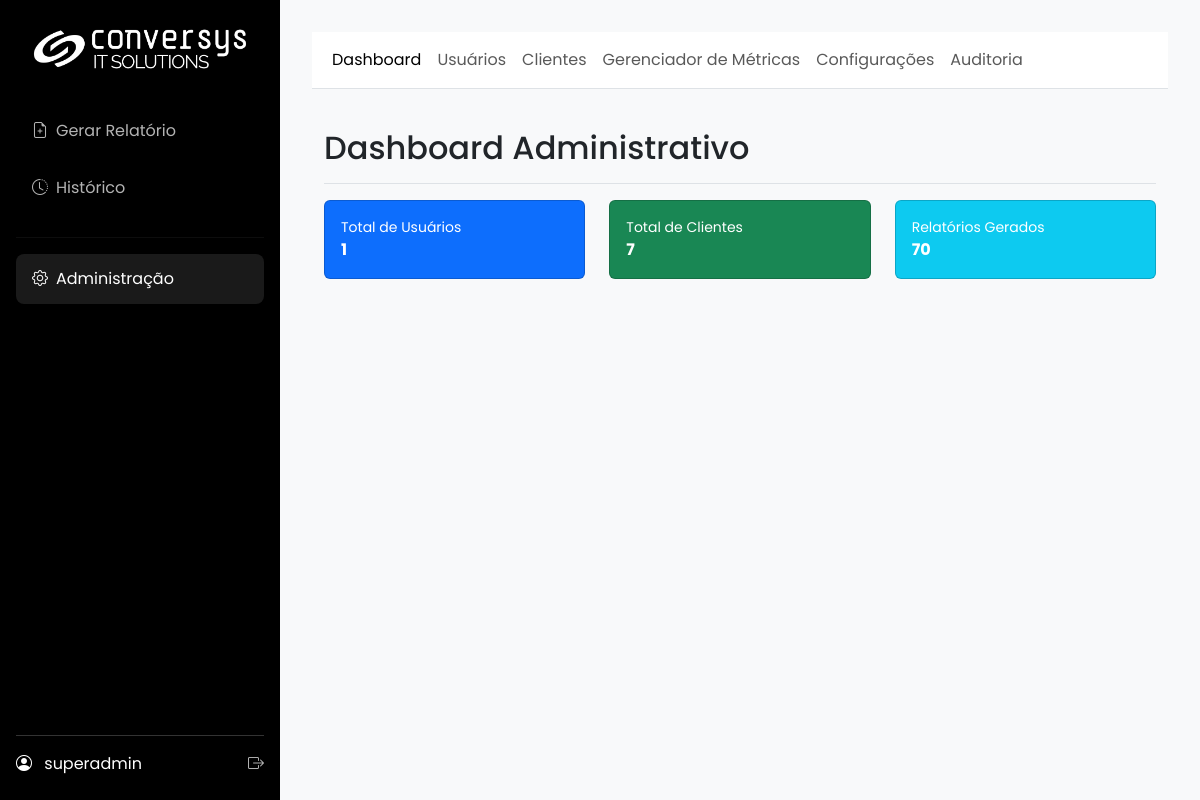
The page /admin/ (signed in) on the database its author committed.
### app/models.py (models this page shows, shortened)
class SystemConfig(db.Model):
    id = db.Column(db.Integer, primary_key=True)
    company_name = db.Column(db.String(100), default="Conversys IT Solutions")
    footer_text = db.Column(db.String(255), default=f"Conversys IT Solutions Copyright {dt.datetime.now().year} – Todos os direitos Reservados | Política de privacidade")
    primary_color = db.Column(db.String(7), default="#2c3e50")
    secondary_color = db.Column(db.String(7), default="#3498db")
    logo_dark_bg_path = db.Column(db.String(255), nullable=True)
    logo_light_bg_path = db.Column(db.String(255), nullable=True)
    login_background_path = db.Column(db.String(255), nullable=True)
    default_cover_path = db.Column(db.String(255), nullable=True)
    color_scheme = db.Column(db.String(10), default="light")
    color_bg_main = db.Column(db.String(7), default="#f8f9fa")
    color_bg_card = db.Column(db.String(7), default="#ffffff")
    color_text_light = db.Column(db.String(7), default="#212529")
    color_border = db.Column(db.String(7), default="#dee2e6")
    login_media_path = db.Column(db.String(255), nullable=True)
    report_cover_path = db.Column(db.String(255), nullable=True)
    report_final_page_path = db.Column(db.String(255), nullable=True)

class User(UserMixin, db.Model):
    id = db.Column(db.Integer, primary_key=True)
    username = db.Column(db.String(64), index=True, unique=True)
    email = db.Column(db.String(120), index=True, unique=True)
    password_hash = db.Column(db.String(256))
    role_id = db.Column(db.Integer, db.ForeignKey('role.id'))
    reports = db.relationship('Report', backref='user', lazy='dynamic')
    clients = db.relationship('Client', secondary=user_client_association, back_populates='users')
    def has_role(self, role_name):
        return self.role.name == role_name

### app/admin/routes.py (the view)
@admin.route('/')
@admin_required
def dashboard():
    rid = _ensure_request_id()
    _log_debug("Acessando dashboard do admin")
    try:
        stats = {
            'users': User.query.count(),
            'clients': Client.query.count(),
            'reports': Report.query.count()
        }
        _log_debug("Estatísticas carregadas", **stats)
    except Exception as e:
        current_app.logger.error(
            f"[{rid}] Erro ao carregar estatísticas do dashboard: {e}", exc_info=True
        )
        stats = {'users': 0, 'clients': 0, 'reports': 0}
        flash('Não foi possível carregar as estatísticas do dashboard.', 'warning')
    return render_template('admin/dashboard.html', title="Dashboard", stats=stats)

### app/__init__.py (called while the page is built)
@login_manager.user_loader
def load_user(user_id):
    from .models import User
    return db.session.get(User, int(user_id))

def _ensure_request_id():
    rid = getattr(g, "request_id", None)
    if not rid:
        rid = uuid.uuid4().hex
        g.request_id = rid
    return rid

### app/admin/routes.py (called while the page is built)
def _ensure_request_id():
    if not getattr(g, "request_id", None):
        g.request_id = uuid.uuid4().hex
    return g.request_id

def _log_debug(msg, **extra):
    rid = _ensure_request_id()
    payload = {"rid": rid, **extra}
    try:
        current_app.logger.debug(f"{msg} | {payload}")
    except Exception:
        print(f"DEBUG {msg} | {payload}")

### app/main/routes.py (called while the page is built, shortened)
@main.before_app_request
def before_request_func():
    cfg = SystemConfig.query.first()
    g.sys_config = cfg

### app/utils.py (called while the page is built)
def admin_required(f):
    @wraps(f)
    @login_required
    def decorated_function(*args, **kwargs):
        if not (current_user.has_role('admin') or current_user.has_role('super_admin')):
            flash('Acesso negado. Você não tem permissão para acessar esta área.', 'danger')
            return redirect(url_for('main.gerar_form'))
        return f(*args, **kwargs)
    return decorated_function

### app/templates/admin/dashboard.html (shortened to what this page needs)
{% extends 'admin/base.html' %}
{% block admin_content %}
<div class="container-fluid">
    <div class="d-flex justify-content-between flex-wrap flex-md-nowrap align-items-center pt-3 pb-2 mb-3 border-bottom">
        <h1 class="h2">Dashboard Administrativo</h1>
    </div>
    <div class="row">
        <div class="col-md-4 mb-4">
            <div class="card text-white bg-primary h-100">
                <div class="card-body">
                    <div class="d-flex justify-content-between align-items-center">
                        <div class="me-3">
                            <div class="text-white-75 small">Total de Usuários</div>
                            <div class="text-lg fw-bold">{{ stats.users }}</div>
                        </div>
                    </div>
                </div>
            </div>
        </div>
        <div class="col-md-4 mb-4">
            <div class="card text-white bg-success h-100">
                <div class="card-body">
                    <div class="d-flex justify-content-between align-items-center">
                        <div class="me-3">
                            <div class="text-white-75 small">Total de Clientes</div>
                            <div class="text-lg fw-bold">{{ stats.clients }}</div>
                        </div>
                    </div>
                </div>
            </div>
        </div>
        <div class="col-md-4 mb-4">
            <div class="card text-white bg-info h-100">
                <div class="card-body">
                    <div class="d-flex justify-content-between align-items-center">
                        <div class="me-3">
                            <div class="text-white-75 small">Relatórios Gerados</div>
                            <div class="text-lg fw-bold">{{ stats.reports }}</div>
                        </div>
                    </div>
                </div>
            </div>
        </div>
    </div>
</div>
{% endblock %}

### app/templates/base.html (shortened to what this page needs)
<!DOCTYPE html>
<html lang="pt-br" data-bs-theme="{{ g.sys_config.color_scheme | default('dark') }}">
<head>
    <link href="https://cdn.jsdelivr.net/npm/bootstrap@5.3.3/dist/css/bootstrap.min.css" rel="stylesheet">
    <link rel="stylesheet" href="https://cdn.jsdelivr.net/npm/bootstrap-icons@1.11.3/font/bootstrap-icons.min.css">
</head>
<body>
    <div class="d-flex">
        <div class="sidebar">
            <a href="{{ url_for('main.index') }}" class="logo">
                {% if g.sys_config.logo_dark_bg_path %}
                    <img src="{{ url_for('main.uploaded_file', filename=g.sys_config.logo_dark_bg_path) }}" alt="Logo">
                {% else %}
                    <span>{{ g.sys_config.company_name }}</span>
                {% endif %}
            </a>
            <ul class="nav flex-column">
                <li><a href="{{ url_for('main.gerar_form') }}" class="nav-link {% if request.endpoint == 'main.gerar_form' %}active{% endif %}"><i class="bi bi-file-earmark-plus me-2"></i>Gerar Relatório</a></li>
                <li><a href="{{ url_for('main.history') }}" class="nav-link {% if request.endpoint == 'main.history' %}active{% endif %}"><i class="bi bi-clock-history me-2"></i>Histórico</a></li>
                {% if current_user.has_role('admin') or current_user.has_role('super_admin') %}
                <hr style="border-color: rgba(255,255,255,0.2);">
                <li><a href="{{ url_for('admin.dashboard') }}" class="nav-link {% if 'admin.' in request.endpoint %}active{% endif %}"><i class="bi bi-gear me-2"></i>Administração</a></li>
                {% endif %}
            </ul>
            <div class="user-info">
                <div class="d-flex justify-content-between align-items-center">
                    <div>
                        <i class="bi bi-person-circle me-2"></i>
                        <span>{{ current_user.username }}</span>
                    </div>
                    <a href="{{ url_for('auth.logout') }}" title="Sair"><i class="bi bi-box-arrow-right"></i></a>
                </div>
            </div>
        </div>
        <div class="main-content flex-grow-1">
            {% block content %}{% endblock %}
        </div>
    </div>
</body>
</html>

### rows shown on the page
SystemConfig: logo_dark_bg_path (picture)
User: username "superadmin"

### other values the page prints
{{ stats.users }} "1"
{{ stats.clients }} "7"
{{ stats.reports }} "70"
